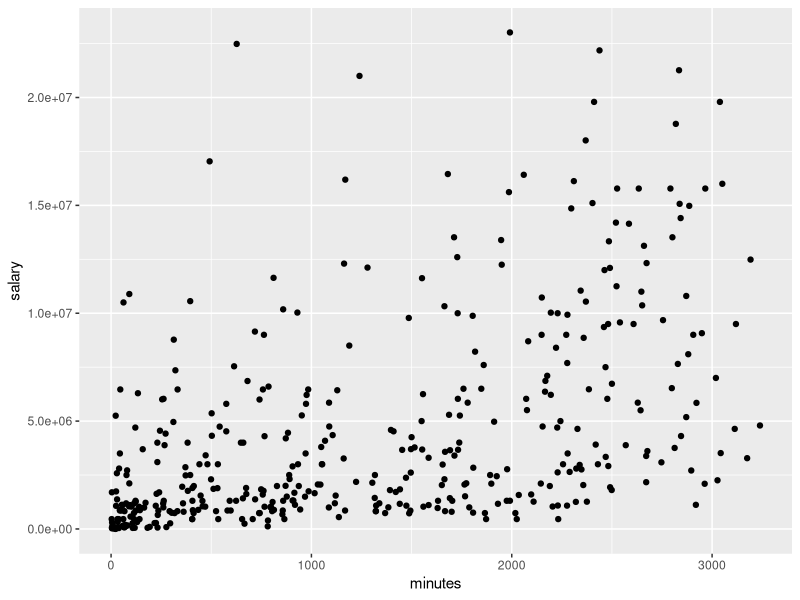
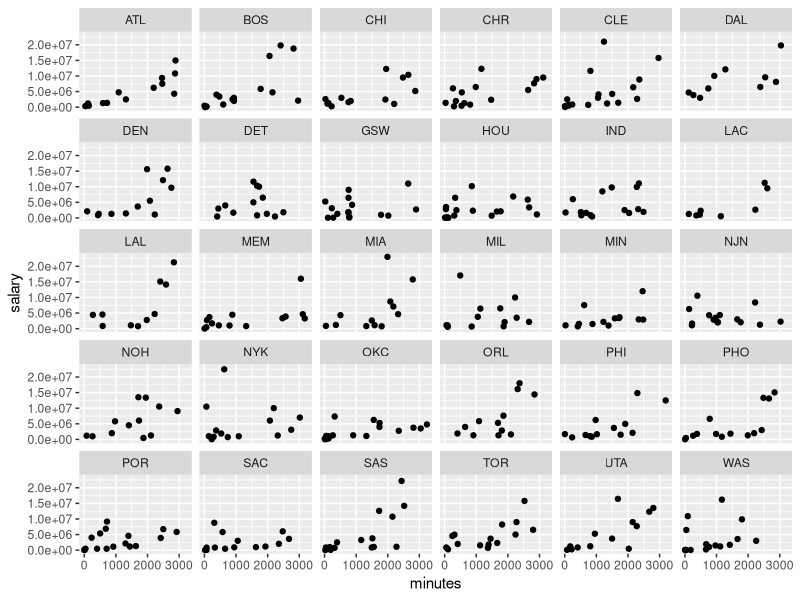
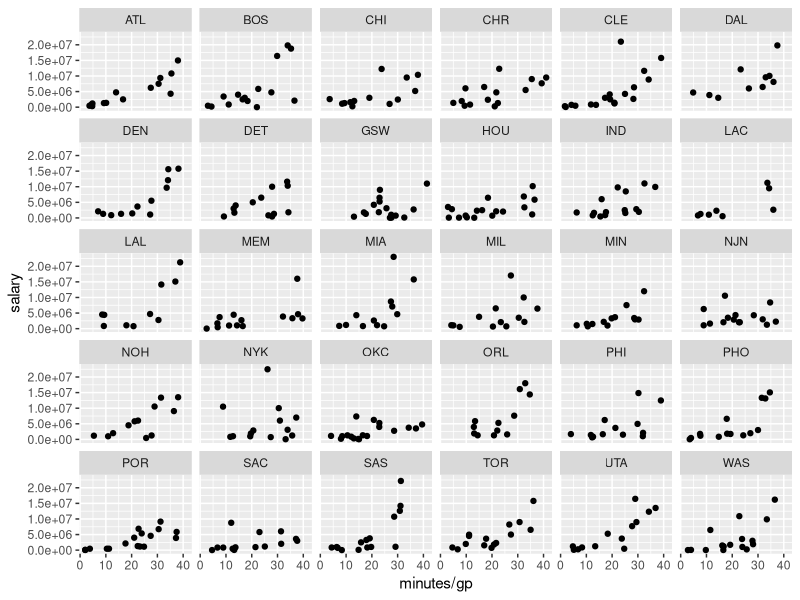
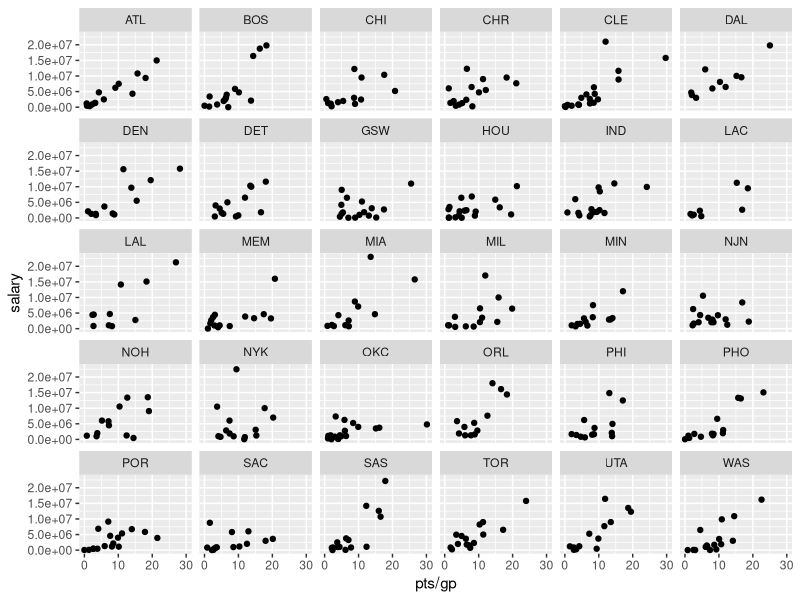
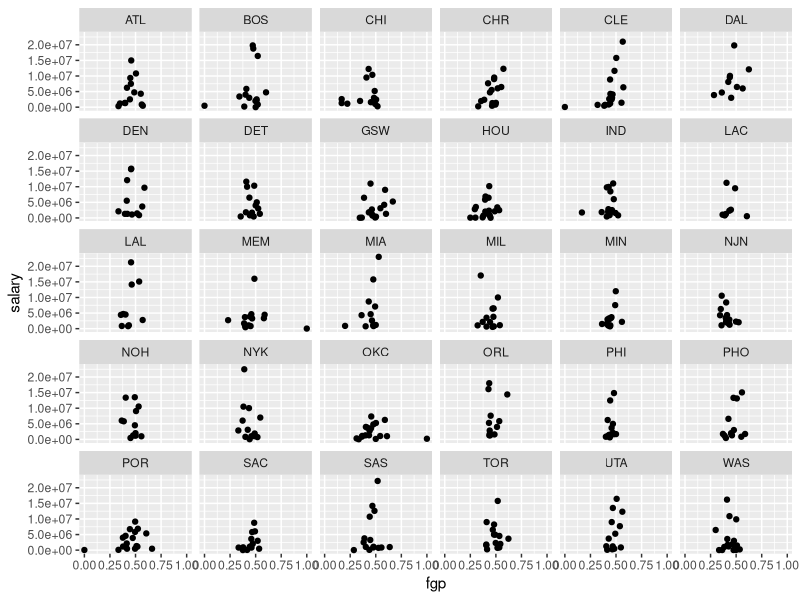
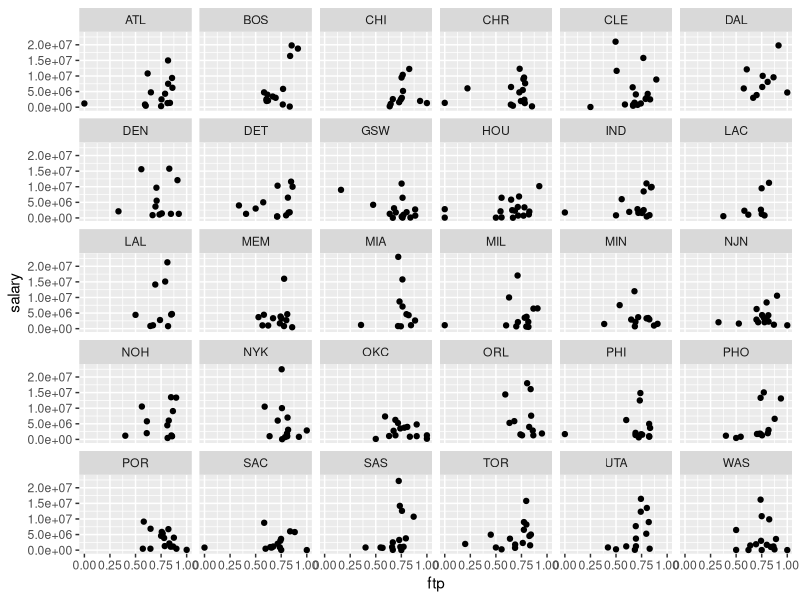
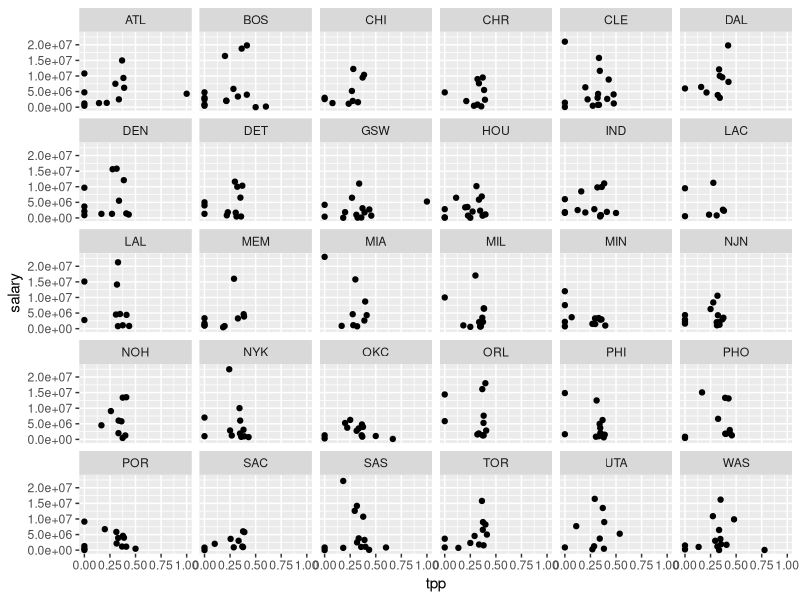
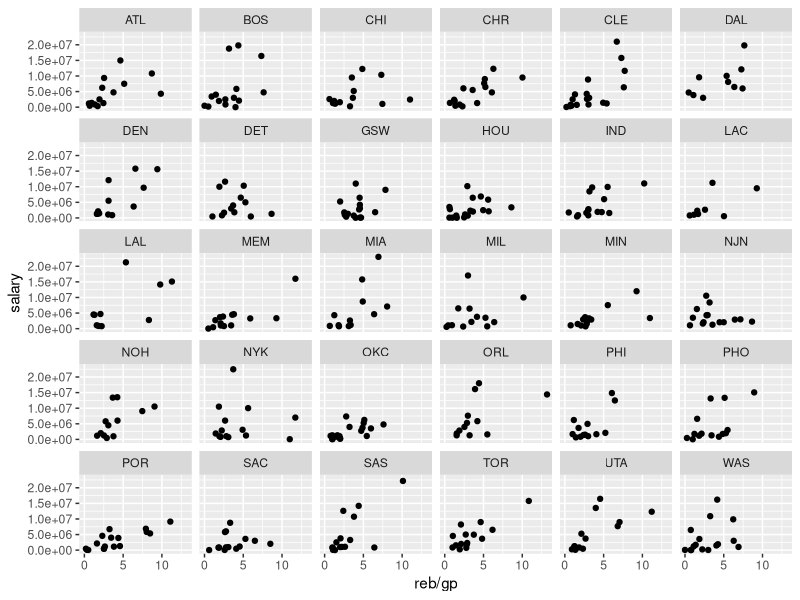

Recreate these plots in R, in order.
##Loading file

bb <- read.csv('bb-2009-all-correct.csv', stringsAsFactors = FALSE)


##Package

install.packages("ggplot2")
library(ggplot2)


##Add new variables

bb$fgp <- bb$fgm/bb$fga
bb$ftp <- bb$ftm/bb$fta
bb$tpp <- bb$tpm/bb$tpa


##Plot, Minutes

qplot(minutes,salary,data=bb)

#From this plot we can find that as minutes go up, players' salary is also moving up.
#But it looks not that much linerly correlated.
#The first reason can be: "different teams have different levels of salary".
#We decide to add "team" as a factor in the plot.

qplot(minutes,salary,data=bb,facets=~team)

#Adding team to the plot makes the plot better, but we can still see some points in the middle of x-axe with a high y-axe position which reflecting that there are some players playing less in total minutes in the season with a higher salary.
#We guess the reason can be "some players can not finish the whole season's games because of some trouble".
#We decide to use "minutes/game" instead of "minutes" so that this problem might be ignored.

qplot(minutes/gp,salary,data=bb,facets=~team)

#Finally the plot is much better.
#Overall we can find that as minutes/game increases, the players salaty is increasing.
#There are some players still playing less with higher salary and some playing more with low salary.


##Plot, Points

qplot(pts/gp,salary,data=bb,facets=~team)

#Following the experience, we make the plot of points/game vs salary by teams.
#From the plot, we can see that as the points/game goes up, the players salary in increasing, especially for the top attackers in each team, their salary will be the top of the team.


##Plot, fgp ftp tpp

qplot(fgp,salary,data=bb,facets=~team)
qplot(ftp,salary,data=bb,facets=~team)
qplot(tpp,salary,data=bb,facets=~team)

#By looking at the these plots, we can find that most of the players have the similar percentage of shooting. So, it is really haed to say if there is any certain linear correlations from the plots.


##Plot, reb

qplot(reb/gp,salary,data=bb,facets=~team)

#Thinking about the defence, we choose reb as the variable to see if they are correalted. The plot looks good.
#Although we can see the correaltion that much clear as we have seen from points and minutes, it still makes sense. For most of the teams, the players with top reb/game will get more money comparing with the most of the others.


##Researching on Years of Played

cc <- read.csv("players.csv")
head(cc)
dd <- cc[cc$lastseason==2009,]
dd$firstseason <- as.numeric(dd$firstseason)
dd$Year <- 2010 - dd$firstseason
ee <- dd[,c(2,3,12)]
ee$name <- paste(ee$firstname,ee$lastname)
bb$name <- paste(bb$firstname,bb$lastname)
bb.y <- merge(bb,ee,by="name",all=FALSE)
summary(bb.y)

#To explore the data in detail, we decide to add "Years of PLayed" into the dataset.
#We get another data from databasebasketball, which contains each player's Firstseason and Lastseason. So, it's easy to calculate the Years of Played by calculating the difference between the two variables.
#Then we add Years to the regular dataset.

qplot(Year,salary,data=bb.y)

#From this plot we can find that as the Years of PLayers increases, their top salary is also increasing. For a top player, their salary is strongly correlated to their age of NBA.
